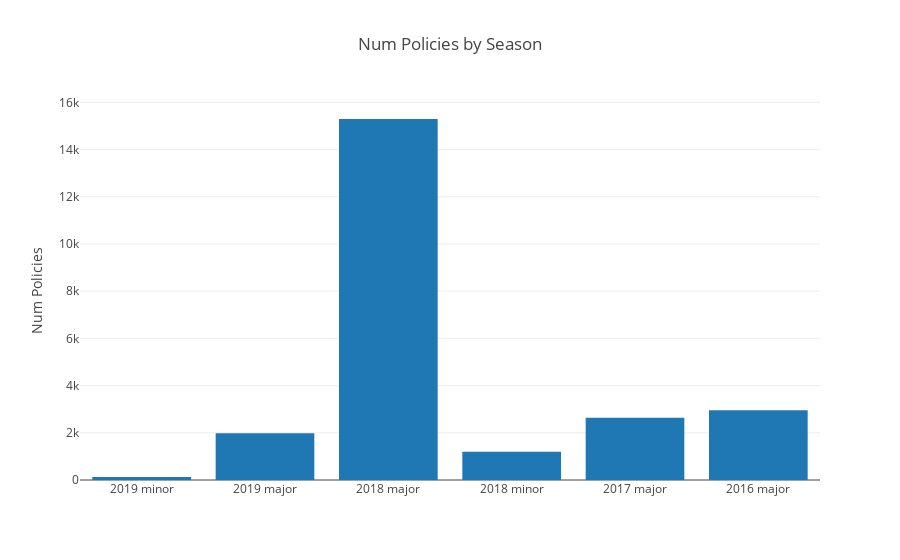

The notebook cell saved with this chart:
### Markdown cell above
### Let's explore the policy data, specifically how many were purchased by season

### Code cell
data = [go.Histogram(x=policies_df['season'])]
layout = go.Layout(
    title='Num Policies by Season',
    yaxis=dict(
        title='Num Policies'
    )
)
pyo.iplot(go.Figure(data=data, layout=layout))

### Figure 1 — Plotly figure (JSON) as saved in the notebook; plotly's stock layout.template omitted (floating-point values rounded to 4 significant figures; data arrays with more than 128 entries replaced by an {"elided": "..."} marker saying what was removed)
{"data": [{"type": "histogram", "uid": "419f46f7-8c56-4597-98aa-b6a8f2c0bc27", "x": {"elided": "24195 str values"}}], "layout": {"title": {"text": "Num Policies by Season"}, "yaxis": {"title": {"text": "Num Policies"}}}}
